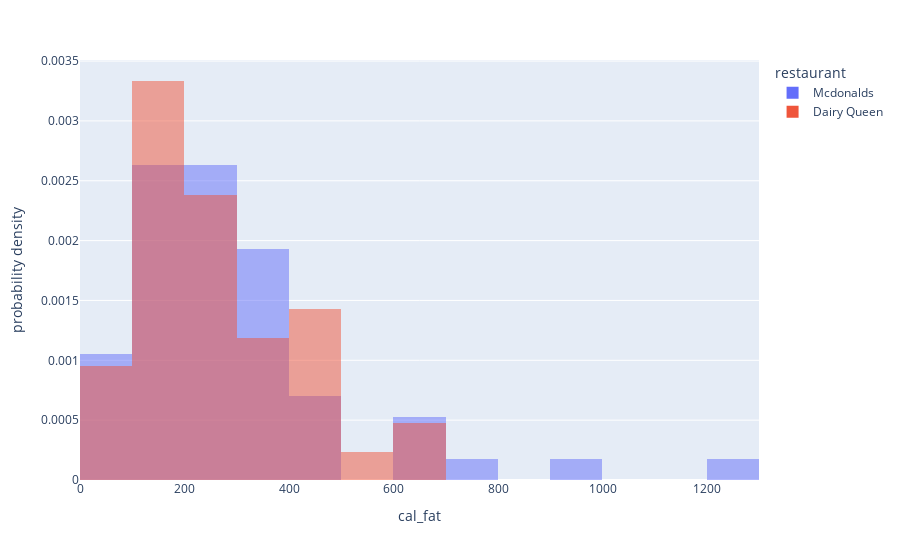

The notebook cell saved with this chart:
### Code cell
px.histogram(fastfood_2,x="cal_fat", histnorm="probability density",color="restaurant",barmode="overlay")

### Figure 1 — Plotly figure (JSON) as saved in the notebook; plotly's stock layout.template omitted (floating-point values rounded to 4 significant figures)
{"data": [{"alignmentgroup": "True", "bingroup": "x", "histnorm": "probability density", "hovertemplate": "restaurant=Mcdonalds<br>cal_fat=%{x}<br>probability density=%{y}<extra></extra>", "legendgroup": "Mcdonalds", "marker": {"color": "#636efa", "opacity": 0.5, "pattern": {"shape": ""}}, "name": "Mcdonalds", "offsetgroup": "Mcdonalds", "orientation": "v", "showlegend": true, "type": "histogram", "x": [60, 410, 600, 280, 410, 250, 100, 210, 190, 400, 170, 300, 180, 300, 70, 50, 330, 190, 310, 130, 160, 200, 300, 160, 280, 200, 200, 240, 320, 180, 300, 340, 200, 320, 190, 250, 390, 630, 790, 1270, 100, 140, 240, 480, 960, 240, 360, 600, 70, 80, 250, 110, 120, 250, 90, 100, 230], "xaxis": "x", "yaxis": "y"}, {"alignmentgroup": "True", "bingroup": "x", "histnorm": "probability density", "hovertemplate": "restaurant=Dairy Queen<br>cal_fat=%{x}<br>probability density=%{y}<extra></extra>", "legendgroup": "Dairy Queen", "marker": {"color": "#EF553B", "opacity": 0.5, "pattern": {"shape": ""}}, "name": "Dairy Queen", "offsetgroup": "Dairy Queen", "orientation": "v", "showlegend": true, "type": "histogram", "x": [660, 460, 330, 270, 310, 160, 310, 480, 590, 240, 220, 220, 180, 160, 180, 80, 80, 410, 670, 440, 140, 200, 160, 310, 240, 130, 430, 310, 430, 180, 180, 220, 280, 120, 270, 190, 170, 20, 140, 130, 0, 240], "xaxis": "x", "yaxis": "y"}], "layout": {"barmode": "overlay", "legend": {"title": {"text": "restaurant"}, "tracegroupgap": 0}, "margin": {"t": 60}, "xaxis": {"anchor": "y", "domain": [0, 1], "title": {"text": "cal_fat"}}, "yaxis": {"anchor": "x", "domain": [0, 1], "title": {"text": "probability density"}}}}
